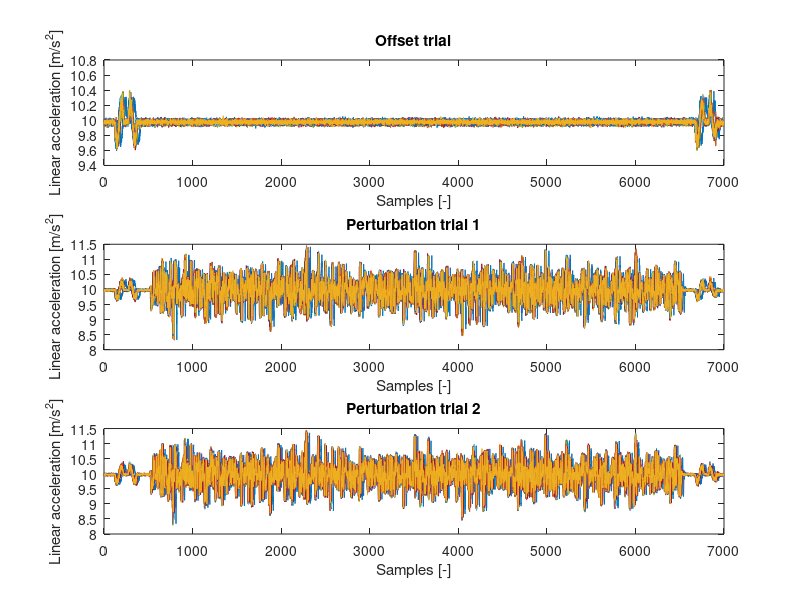

Here is the MATLAB script that generated this plot: (Note: this script raises an error after producing the figure.)
%% Processing and analysing raw heave IMU data for 24 subjects

% This script processes the raw heave IMU data for 24 subjects into final
% acceleration input signals suitable for system identification.

clear all
close all
clc 

%% Load files

% !!! CHANGE DESIGNED PERTURBATION FOR CORRECT MOTION HERE !!!
% Designed perturbation signal
load('heave_pert_amp1'); 
clearvars heave_vel_amp1 heave_dis_amp1

% !!! CHANGE mat-file FOR CORRECT MOTION HERE !!!
% Measured force signals
IMU_data  = load('cell_array_heave_IMU_data_24subs.mat');

%% Define the correct sign convention here
des_pert    = -heave_acc_amp1;
clearvars heave_acc_amp1

%% Genereta cell structure (DO NOT CHANGE!)
IMU_data    = struct2cell(IMU_data);
offset      = cell2mat(IMU_data{1});
trial1      = cell2mat(IMU_data{2});
trial2      = cell2mat(IMU_data{3});

%% Plot raw acceleration data
figure('name', 'Raw IMU data')
subplot(311)
    plot(offset)
    xlabel('Samples [-]')
    ylabel('Linear acceleration [m/s^2]')
    title('Offset trial');
subplot(312)
    plot(trial1)
    xlabel('Samples [-]')
    ylabel('Linear acceleration [m/s^2]')
    title('Perturbation trial 1');
subplot(313)
    plot(trial2)
    xlabel('Samples [-]')
    ylabel('Linear acceleration [m/s^2]')
    title('Perturbation trial 2');
    
%% Filtering IMU data for removing noise
close all
offset_filt = IMU_noise_filter(offset);
trial1_filt = IMU_noise_filter(trial1);
trial2_filt = IMU_noise_filter(trial2);

%% Plot unfiltered against filtered IMU data
figure('name','Unfiltered vs. filtered IMU data')
subplot(231)
    plot(offset)
    ylim([8 12]);
    xlim([0 7000]);
    ylabel('Linear acceleration [m/s^2]')
    title('Offset trial unfiltered');
subplot(234)
    plot(offset_filt)
    ylim([8 12]);
    xlim([0 7000]);
    ylabel('Linear acceleration [m/s^2]')
    xlabel('Samples [-]')
    title('Offset trial filtered');
subplot(232)
    plot(trial1)
    ylim([8 12]);
    xlim([0 7000]);
    title('Trial 1 unfiltered');
subplot(235)
    plot(trial1_filt)
    ylim([8 12]);
    xlim([0 7000]);
    ylabel('Linear acceleration [m/s^2]')
    xlabel('Samples [-]')
    title('Trial 1 filtered');
subplot(233)
    plot(trial2)
    ylim([8 12]);
    xlim([0 7000]);
    ylabel('Linear acceleration [m/s^2]')
    xlabel('Samples [-]')
    title('Trial 2 unfiltered');
subplot(236)
    plot(trial2_filt)
    ylim([8 12]);
    xlim([0 7000]);
    ylabel('Linear acceleration [m/s^2]')
    xlabel('Samples [-]')
    title('Trial 2 filtered');

%% Compare designed perturbation signal with measured IMU signal
close all
figure()
    hold on;
    plot(des_pert);
    plot(trial1_filt(:,14));
    legend('Des. perturbation', 'Mes. signal')

%% Calculate delay and align all measured interface forces with the designed signal 
close all 

% this function calculates for all participants the delay between the
% designed signal and the measured IMU signals for trial 1 and 2.
[t1_aligned, lag_t1] = my_xcov_function_IMU(des_pert, trial1_filt);
[t2_aligned, lag_t2] = my_xcov_function_IMU(des_pert, trial2_filt);

%% Resample the measured IMU data

% p and q define the resampling rate = p/q
p = 6500;
q = 6502;

t1_resampled = my_resample_function(t1_aligned,p,q);
t2_resampled = my_resample_function(t2_aligned,p,q);

%% Check here the effect of resampling for individual subjects 
% give in subject number here
subject = 15;

% calculate offset of IMU sensor for better comparison 
error = mean(offset(1000:6000,subject));

figure('name','Checking the effect of resampling')
subplot(211)
    hold on;
    plot(des_pert)
    plot(t2_aligned{subject}-error)
    ylim([-2 2])
    ylabel('Linear acceleration [m/s^2]')
    xlabel('Samples [-]')
    legend('Des. perturbation', 'Raw Mes. signal')
subplot(212)
    hold on;
    plot(des_pert)
    plot(t2_resampled{subject}-error)
    ylim([-2 2])
    ylabel('Linear acceleration [m/s^2]')
    xlabel('Samples [-]')
    legend('Des. perturbation', 'Resamp. Mes. signal')

%% Extract perturbation part from measured IMU signals
final_acc_t1 = extract_pert_part_IMU(t1_resampled);
final_acc_t2 = extract_pert_part_IMU(t2_resampled);

figure()
subplot(211)
    plot(final_acc_t1);
    xlim([0 1000]);
subplot(212)
    plot(final_acc_t2);
    xlim([0 1000]);
    
%% Store final acc. signals for system identification (SI) 
close all
%%% !!! CHANGE NAME IN CORRECT MOTION !!! %%%
heave_acc_signals_SI_t1 = final_acc_t1; 
heave_acc_signals_SI_t2 = final_acc_t2;

%%% !!! STORE IN SAME DIRECTORY THAT CONTAINS THE TRANSFER FUNCTION SCRIPT FOR RIDER ID !!! %%% 
save('/Users/jellewalingdehaan/Documents/Universiteit/Delft/Master Biomedical Engineering/Jaar 2/Graduation project/matlab/Analysis/data analysis/24 subjects/Heave/heave_acc_signals_SI_t1_t2.mat','heave_acc_signals_SI_t1','heave_acc_signals_SI_t2');
